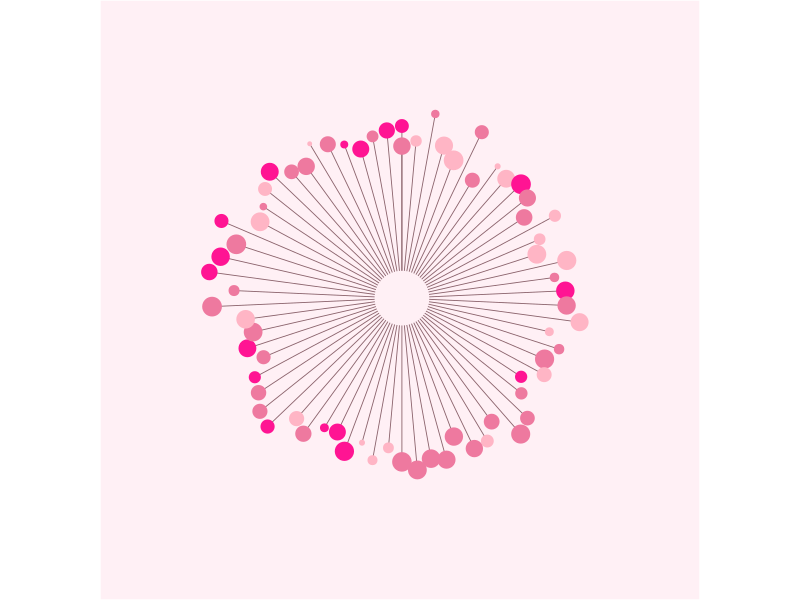

Generate this figure with R:


library(tidyverse)
library(ggplot2)
library(gridExtra)
library(cowplot)




lines = tibble(
  x = seq(0, 35, by = .5),
  xend = x,
  y =  rep(0, 71),
  yend = rnorm(71, 10, 1),
  cat = sample(c(1, 2, 3), size = 71, replace = TRUE),
  dot_size = runif(71, 12, 12.01))




dots = lines %>%
  select(x, yend, cat, dot_size)


p1 = ggplot() +
  geom_segment(data = lines,
               aes(x = x, xend = xend,
                   y = y, yend = yend),
               color = "pink4", size = 0.3) +
  geom_point(data = dots,
             aes(x = x, y = yend,
             color = as.factor(cat), size = dot_size)) +
  #scale_size_continuous(range = c(3, 7)) +
  scale_color_manual(values = c("palevioletred2", "pink1", "deeppink")) +
  ylim(-2, 15) +
  coord_polar() +
  theme(
    plot.background = element_rect(
      fill = "lavenderblush1"),
    panel.background = element_rect(
      fill = "lavenderblush1"),
    panel.grid = element_blank(),
    plot.caption = element_text(
      family = "Open Sans",
      size = 6,
      color = "white"),
    axis.title = element_blank(),
    axis.text = element_blank(),
    axis.ticks = element_blank(),
    legend.title = element_blank(),
    legend.position = "none"
  )

p1





